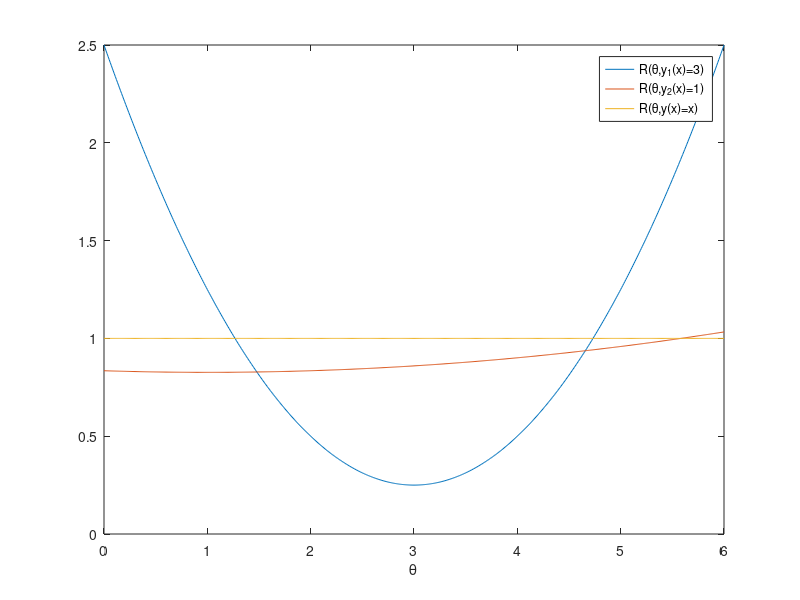

Here is the MATLAB script that generated this plot:
theta = 0:0.01:6;
y1 = 1/4*(theta-3).^2 + 1/4;
y2 = 1/121*(theta-1).^2 + 100/121;
y3 = ones(length(theta),1)';
figure;
plot(theta,[y1;y2;y3]);
xlabel('\theta');
legend('R(\theta,y_1(x)=3)','R(\theta,y_2(x)=1)','R(\theta,y(x)=x)');
%axis([0 6 0 6]);
